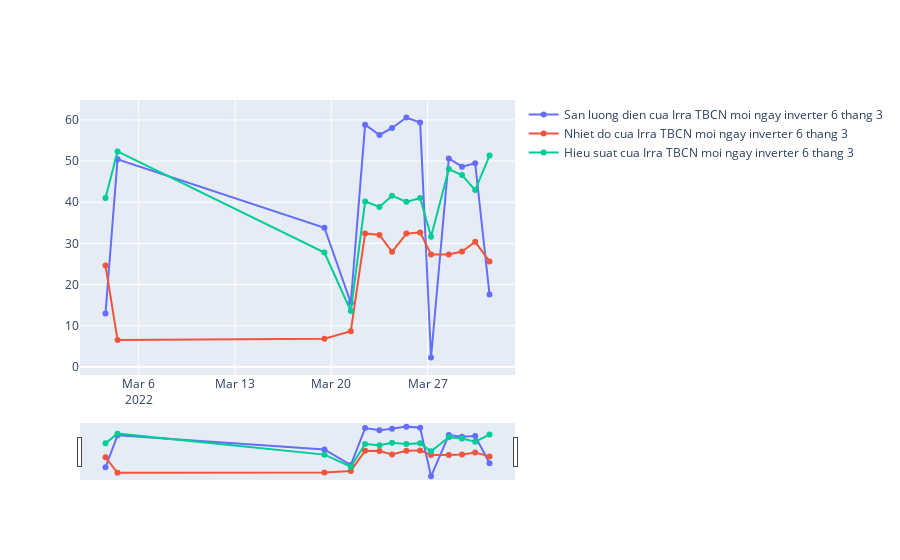
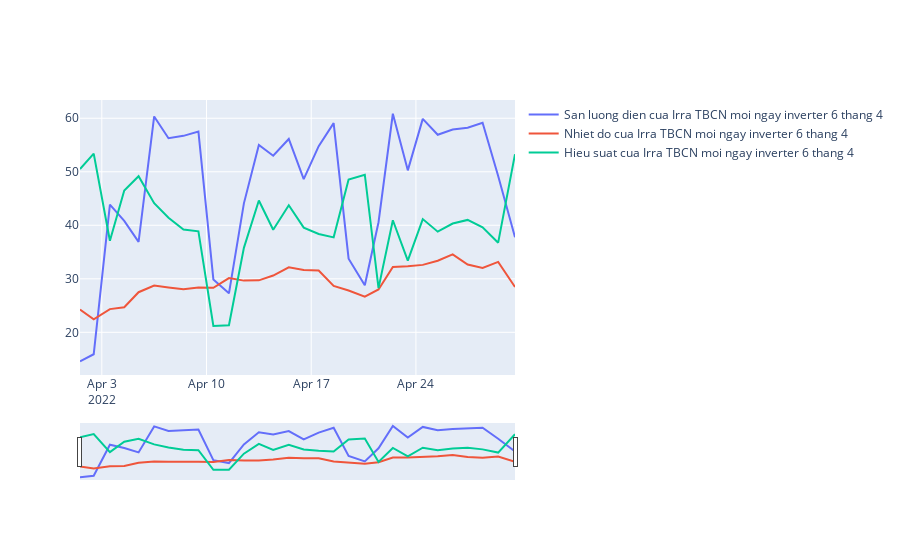
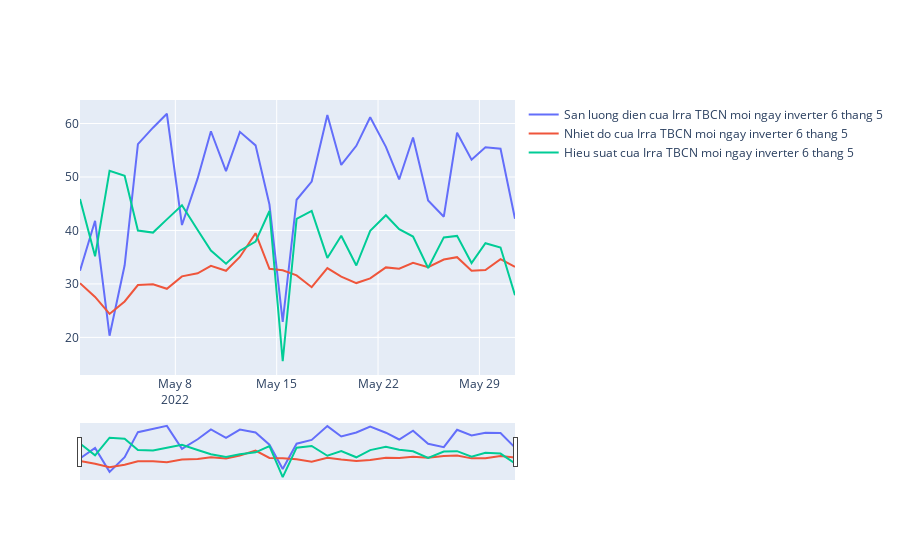
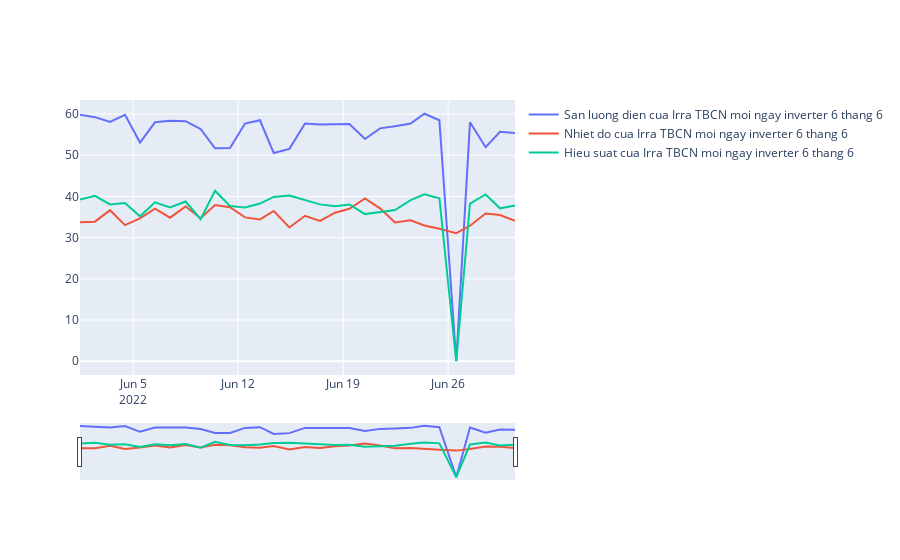

Notebook code cell kept with these figures, in order:
### Code cell
i=3
while i<=8:
    c=str(i)
    df6_1=df6.groupby(['hour','day','month','year'])['Total input power(kW)','Ambient temperature(℃)','Irradiance(W/㎡)'].mean()
    df6_1=df6_1[df6_1['Ambient temperature(℃)']>6]
    df6_1=df6_1.reset_index()
    df6_1=df6_1[df6_1.groupby(['day','month','year'])['Irradiance(W/㎡)'].transform(max)==df6_1['Irradiance(W/㎡)']]
    df6_1=df6_1.reset_index()
    df6_1['date']=pd.to_datetime(df6_1[['year','month','day','hour']])
    df6_1= df6_1.sort_values('date')
    df6_1=df6_1[df6_1['month']==i]
    df6_1.loc[:,'Tcell']=pd.Series((df6_1['Ambient temperature(℃)']+df6_1['Irradiance(W/㎡)']/800*(25-20)), df6_1.index)
    df6_1.loc[:,'Pm']=pd.Series((2.172*1.303*220*2*590*df6_1['Irradiance(W/㎡)']/1000*(1+0.0045*(df6_1['Tcell']-25))*20.5/100), df6_1.index)
    df6_1.loc[:,'Hieu suat']=pd.Series((df6_1['Total input power(kW)']*1000/df6_1['Pm']*100), df6_1.index)
    fig = go.Figure()
    fig.add_trace(go.Scatter(
        x=df6_1['date'],
        y=df6_1['Total input power(kW)'],
        name="San luong dien cua Irra TBCN moi ngay inverter 6 thang "+c))
    fig.add_trace(go.Scatter(
        x=df6_1['date'],
        y=df6_1['Ambient temperature(℃)'],
        name="Nhiet do cua Irra TBCN moi ngay inverter 6 thang "+c))
    fig.add_trace(go.Scatter(
        x=df6_1['date'],
        y=df6_1['Hieu suat'],
        name="Hieu suat cua Irra TBCN moi ngay inverter 6 thang "+c))
    fig.update_traces (
    showlegend = True 
    )
    fig.update_xaxes(
        rangeslider_visible=True,
    )
    fig.show()
    i=i+1
